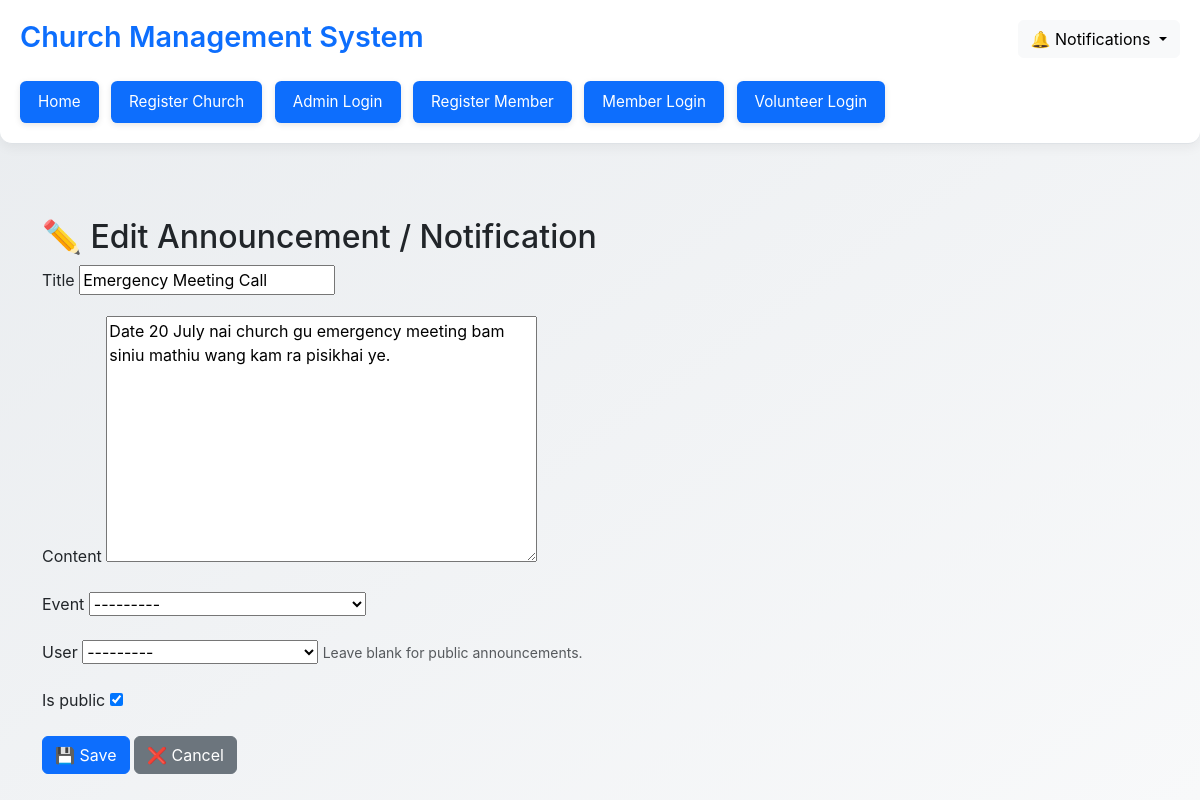
The app's page /church-announcements/16/edit/ (signed in) with its own data.
### church/models.py (models this page shows, shortened)
class Announcement(models.Model):
    church = models.ForeignKey(Church, on_delete=models.CASCADE)
    title = models.CharField(max_length=255)
    content = models.TextField(blank=True)  # Announcement message
    created_by = models.ForeignKey(User, on_delete=models.SET_NULL, null=True, blank=True)
    event = models.ForeignKey(Event, on_delete=models.SET_NULL, null=True, blank=True)
    user = models.ForeignKey(User, on_delete=models.CASCADE, related_name='personal_announcements', null=True, blank=True, help_text="Leave blank for public announcements.")
    is_public = models.BooleanField(default=True)
    is_read = models.BooleanField(default=False)  # Only for personal announcements
    created_at = models.DateTimeField(auto_now_add=True)
    class Meta:
        ordering = ['-created_at']

### church/views.py (the view)
# urls.py: path('church-announcements/<int:pk>/edit/', AnnouncementUpdateView.as_view(), name='edit_announcement'),
class AnnouncementUpdateView(LoginRequiredMixin, UpdateView):
    model = Announcement
    fields = ['title', 'content', 'event', 'user', 'is_public']
    template_name = 'church/announcement_form.html'
    success_url = reverse_lazy('church:church_announcement_list')
    def get_queryset(self):
        return Announcement.objects.filter(church=_get_user_church(self.request.user))

### church/models.py (called while the page is built)
    def __str__(self):
        return self.email

    def __str__(self):
        return f"{self.title} ({self.start_datetime.date()})"

### church/views.py (called while the page is built)
def _get_user_church(user):
    if hasattr(user, 'churchadminprofile'):
        return user.churchadminprofile.church
    if hasattr(user, 'volunteer'):
        return user.volunteer.church
    raise PermissionDenied("User is not linked to a church.")

### church/templates/church/announcement_form.html (shortened to what this page needs)
{% extends 'base_generic.html' %}
{% block content %}
<div class="container mt-4">
  <h2>{% if form.instance.pk %}✏️ Edit{% else %}➕ Create{% endif %} Announcement / Notification</h2>
  <form method="post">
    {% for field in form %}
      <div class="mb-3">
        <label for="{{ field.id_for_label }}" class="form-label">{{ field.label }}</label>
        {{ field }}
        {% if field.help_text %}
          <small class="form-text text-muted">{{ field.help_text }}</small>
        {% endif %}
      </div>
    {% endfor %}
    <button type="submit" class="btn btn-primary">💾 Save</button>
    <a href="{% url 'church:church_announcement_list' %}" class="btn btn-secondary">❌ Cancel</a>
  </form>
</div>
{% endblock %}

### church/templates/base_generic.html (style rules this page uses)
body { background: linear-gradient(145deg, #e9ecef, #f8f9fa); font-family: 'Inter', sans-serif; min-height: 100vh; }

### records on screen
Announcement: form "Emergency Meeting Call" "Date 20 July nai church gu emergency meeting bam siniu mathiu wang kam ra pisikhai ye." "---------" "---------" "☑"

### other values on screen
{{ field.label }} "Title" "Content" "Event" "User" "Is public"
{{ field.help_text }} "Leave blank for public announcements."
